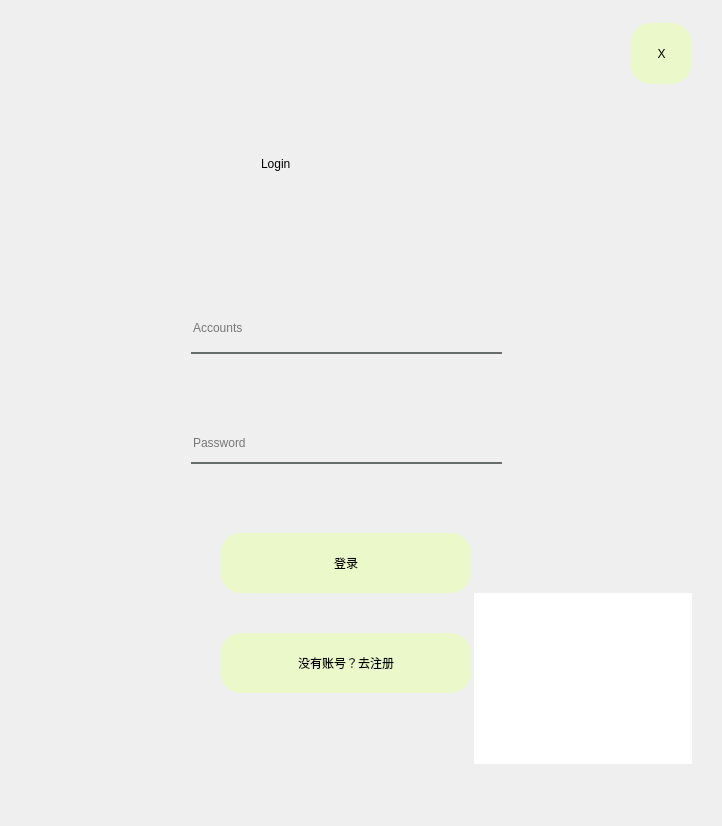
<?xml version="1.0" encoding="UTF-8"?>
<ui version="4.0">
 <class>login</class>
 <widget class="QWidget" name="login">
  <property name="geometry">
   <rect>
    <x>0</x>
    <y>0</y>
    <width>718</width>
    <height>826</height>
   </rect>
  </property>
  <property name="windowTitle">
   <string>testStackedWidget</string>
  </property>
  <layout class="QVBoxLayout" name="verticalLayout">
   <item>
    <widget class="QStackedWidget" name="stackedWidget">
     <property name="enabled">
      <bool>true</bool>
     </property>
     <property name="minimumSize">
      <size>
       <width>700</width>
       <height>800</height>
      </size>
     </property>
     <property name="maximumSize">
      <size>
       <width>700</width>
       <height>800</height>
      </size>
     </property>
     <property name="styleSheet">
      <string notr="true"/>
     </property>
     <property name="currentIndex">
      <number>1</number>
     </property>
     <widget class="QWidget" name="page">
      <widget class="QPushButton" name="ButtonRegister">
       <property name="geometry">
        <rect>
         <x>250</x>
         <y>540</y>
         <width>250</width>
         <height>70</height>
        </rect>
       </property>
       <property name="styleSheet">
        <string notr="true">
QPushButton{
background-color: rgba(234, 252, 185, 180);
border-radius:20px;
}

QPushButton:hover{
border-radius:20px;
	
	background-color: rgb(217, 238, 112);
}</string>
       </property>
       <property name="text">
        <string>注册</string>
       </property>
      </widget>
      <widget class="QLabel" name="labelReTitle">
       <property name="geometry">
        <rect>
         <x>250</x>
         <y>60</y>
         <width>291</width>
         <height>101</height>
        </rect>
       </property>
       <property name="styleSheet">
        <string notr="true">
background:transparent;
	font: 57 50pt &quot;Ubuntu&quot;;
</string>
       </property>
       <property name="text">
        <string>Resgiter</string>
       </property>
      </widget>
      <widget class="QLabel" name="labelReBackground">
       <property name="geometry">
        <rect>
         <x>0</x>
         <y>0</y>
         <width>700</width>
         <height>800</height>
        </rect>
       </property>
       <property name="minimumSize">
        <size>
         <width>700</width>
         <height>800</height>
        </size>
       </property>
       <property name="maximumSize">
        <size>
         <width>700</width>
         <height>800</height>
        </size>
       </property>
       <property name="styleSheet">
        <string notr="true">border-image: url(:/new/prefix1/img/Cover.jpg);</string>
       </property>
       <property name="text">
        <string/>
       </property>
      </widget>
      <widget class="QLineEdit" name="lineEditUserName">
       <property name="geometry">
        <rect>
         <x>210</x>
         <y>220</y>
         <width>351</width>
         <height>51</height>
        </rect>
       </property>
       <property name="styleSheet">
        <string notr="true">QLineEdit
{
background:transparent;
border:none;
border-bottom:2px solid rgb(46, 52, 54,180);
	font: 57 32pt &quot;Ubuntu&quot;;
}</string>
       </property>
       <property name="text">
        <string/>
       </property>
       <property name="placeholderText">
        <string>UserName</string>
       </property>
      </widget>
      <widget class="QLineEdit" name="lineEditSetPs">
       <property name="geometry">
        <rect>
         <x>210</x>
         <y>320</y>
         <width>351</width>
         <height>51</height>
        </rect>
       </property>
       <property name="styleSheet">
        <string notr="true">QLineEdit
{
background:transparent;
border:none;
border-bottom:2px solid rgb(46, 52, 54,180);
	font: 57 32pt &quot;Ubuntu&quot;;
}</string>
       </property>
       <property name="echoMode">
        <enum>QLineEdit::Password</enum>
       </property>
       <property name="placeholderText">
        <string>Password</string>
       </property>
      </widget>
      <widget class="QLineEdit" name="lineEditConfirmPs">
       <property name="geometry">
        <rect>
         <x>200</x>
         <y>420</y>
         <width>361</width>
         <height>51</height>
        </rect>
       </property>
       <property name="styleSheet">
        <string notr="true">QLineEdit
{
background:transparent;
border:none;
border-bottom:2px solid rgb(46, 52, 54,180);
	font: 57 32pt &quot;Ubuntu&quot;;
}</string>
       </property>
       <property name="echoMode">
        <enum>QLineEdit::Password</enum>
       </property>
       <property name="placeholderText">
        <string>Confirm Password</string>
       </property>
      </widget>
      <widget class="QPushButton" name="ButtonToLogin">
       <property name="geometry">
        <rect>
         <x>550</x>
         <y>750</y>
         <width>151</width>
         <height>51</height>
        </rect>
       </property>
       <property name="styleSheet">
        <string notr="true">
QPushButton{
background-color: rgba(234, 252, 185, 180);
border-radius:20px;
}

QPushButton:hover{
border-radius:20px;
	
	background-color: rgb(217, 238, 112);
}</string>
       </property>
       <property name="text">
        <string>返回登录</string>
       </property>
      </widget>
      <widget class="QPushButton" name="ButtonRegsiterClose">
       <property name="geometry">
        <rect>
         <x>640</x>
         <y>0</y>
         <width>51</width>
         <height>51</height>
        </rect>
       </property>
       <property name="styleSheet">
        <string notr="true">
QPushButton{
background-color: rgba(234, 252, 185, 180);
border-radius:2px;
}

QPushButton:hover{
border-radius:2px;
	
	background-color: rgb(217, 238, 112);
}</string>
       </property>
       <property name="text">
        <string>X</string>
       </property>
      </widget>
      <zorder>labelReBackground</zorder>
      <zorder>ButtonRegister</zorder>
      <zorder>labelReTitle</zorder>
      <zorder>lineEditUserName</zorder>
      <zorder>lineEditSetPs</zorder>
      <zorder>lineEditConfirmPs</zorder>
      <zorder>ButtonToLogin</zorder>
      <zorder>ButtonRegsiterClose</zorder>
     </widget>
     <widget class="QWidget" name="page_2">
      <widget class="QWidget" name="widget" native="true">
       <property name="geometry">
        <rect>
         <x>0</x>
         <y>10</y>
         <width>681</width>
         <height>801</height>
        </rect>
       </property>
       <property name="styleSheet">
        <string notr="true">border-radius:50px</string>
       </property>
       <widget class="QLabel" name="labelbackground">
        <property name="geometry">
         <rect>
          <x>0</x>
          <y>0</y>
          <width>700</width>
          <height>800</height>
         </rect>
        </property>
        <property name="minimumSize">
         <size>
          <width>700</width>
          <height>800</height>
         </size>
        </property>
        <property name="maximumSize">
         <size>
          <width>700</width>
          <height>800</height>
         </size>
        </property>
        <property name="styleSheet">
         <string notr="true">QLabel#labelbackground{
border-image: url(:/new/prefix1/img/Cover.jpg);
border-radius:50px ;
}

</string>
        </property>
        <property name="text">
         <string/>
        </property>
        <property name="pixmap">
         <pixmap resource="img.qrc">:/new/prefix1/img/Cover.jpg</pixmap>
        </property>
        <property name="scaledContents">
         <bool>true</bool>
        </property>
       </widget>
       <widget class="QPushButton" name="ButtonLogin">
        <property name="geometry">
         <rect>
          <x>210</x>
          <y>510</y>
          <width>250</width>
          <height>60</height>
         </rect>
        </property>
        <property name="styleSheet">
         <string notr="true">
QPushButton{
background-color: rgba(234, 252, 185, 180);
border-radius:20px;
}

QPushButton:hover{
border-radius:20px;
	
	background-color: rgb(217, 238, 112);
}</string>
        </property>
        <property name="text">
         <string>登录</string>
        </property>
       </widget>
       <widget class="QLabel" name="labelLoTitle">
        <property name="geometry">
         <rect>
          <x>250</x>
          <y>90</y>
          <width>241</width>
          <height>101</height>
         </rect>
        </property>
        <property name="styleSheet">
         <string notr="true">
background:transparent;
	font: 57 50pt &quot;Ubuntu&quot;;
</string>
        </property>
        <property name="text">
         <string>Login</string>
        </property>
       </widget>
       <widget class="QLineEdit" name="lineEditUser">
        <property name="geometry">
         <rect>
          <x>180</x>
          <y>280</y>
          <width>311</width>
          <height>51</height>
         </rect>
        </property>
        <property name="styleSheet">
         <string notr="true">QLineEdit
{
background:transparent;
border:none;
border-bottom:2px solid rgb(46, 52, 54,180);
	font: 57 32pt &quot;Ubuntu&quot;;
}
	</string>
        </property>
        <property name="text">
         <string/>
        </property>
        <property name="placeholderText">
         <string>Accounts</string>
        </property>
       </widget>
       <widget class="QLineEdit" name="lineEditPassword">
        <property name="geometry">
         <rect>
          <x>180</x>
          <y>400</y>
          <width>311</width>
          <height>41</height>
         </rect>
        </property>
        <property name="styleSheet">
         <string notr="true">QLineEdit
{
background:transparent;
border:none;
border-bottom:2px solid rgb(46, 52, 54,180);
	font: 57 32pt &quot;Ubuntu&quot;;
}
	</string>
        </property>
        <property name="text">
         <string/>
        </property>
        <property name="echoMode">
         <enum>QLineEdit::Password</enum>
        </property>
        <property name="placeholderText">
         <string>Password</string>
        </property>
       </widget>
       <widget class="QPushButton" name="ButtonToRegister">
        <property name="geometry">
         <rect>
          <x>210</x>
          <y>610</y>
          <width>250</width>
          <height>60</height>
         </rect>
        </property>
        <property name="styleSheet">
         <string notr="true">QPushButton{
background-color: rgba(234, 252, 185, 180);
border-radius:20px;
}

QPushButton:hover{
border-radius:20px;
	
	background-color: rgb(217, 238, 112);
}</string>
        </property>
        <property name="text">
         <string>没有账号？去注册</string>
        </property>
       </widget>
       <widget class="QPushButton" name="ButtonLoginClose">
        <property name="geometry">
         <rect>
          <x>620</x>
          <y>0</y>
          <width>61</width>
          <height>61</height>
         </rect>
        </property>
        <property name="styleSheet">
         <string notr="true">
QPushButton{
background-color: rgba(234, 252, 185, 180);
border-radius:20px;
}

QPushButton:hover{
border-radius:20px;
	
	background-color: rgb(217, 238, 112);
}</string>
        </property>
        <property name="text">
         <string>X</string>
        </property>
       </widget>
       <widget class="QTextEdit" name="textEditRead">
        <property name="geometry">
         <rect>
          <x>463</x>
          <y>570</y>
          <width>221</width>
          <height>171</height>
         </rect>
        </property>
       </widget>
      </widget>
     </widget>
    </widget>
   </item>
  </layout>
 </widget>
 <resources>
  <include location="img.qrc"/>
 </resources>
 <connections/>
</ui>
